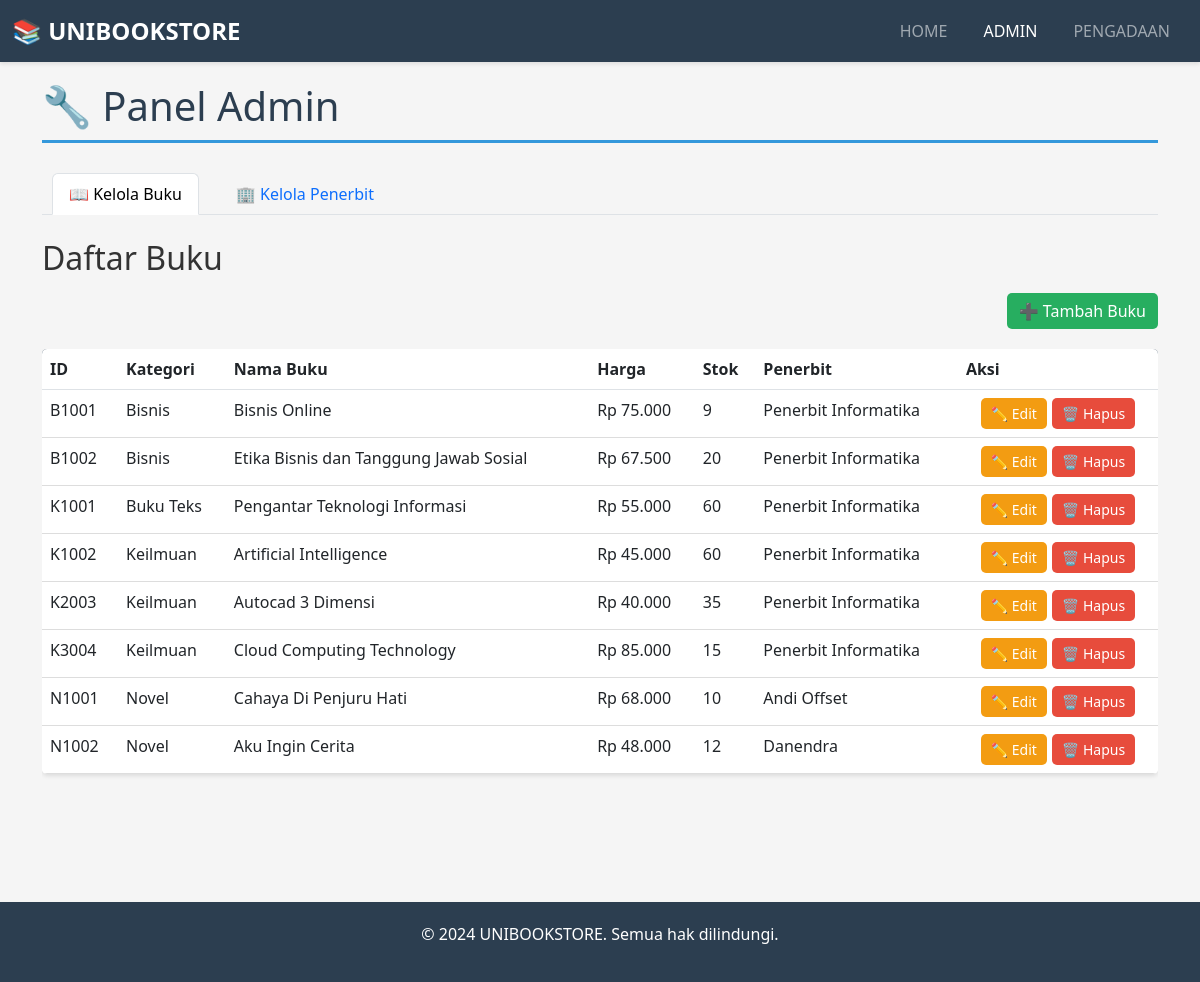
The app's page /admin.php with its own data.
### tables this page shows
CREATE TABLE IF NOT EXISTS `buku` (
  `id_buku` varchar(10) NOT NULL,
  `kategori` varchar(50) NOT NULL,
  `nama_buku` varchar(150) NOT NULL,
  `harga` int(11) NOT NULL,
  `stok` int(11) NOT NULL,
  `id_penerbit` varchar(10) NOT NULL,
  `gambar` varchar(255) NULL,
  PRIMARY KEY (`id_buku`),
  KEY `id_penerbit` (`id_penerbit`),
  CONSTRAINT `buku_ibfk_1` FOREIGN KEY (`id_penerbit`) REFERENCES `penerbit` (`id_penerbit`) ON DELETE CASCADE
);

CREATE TABLE IF NOT EXISTS `penerbit` (
  `id_penerbit` varchar(10) NOT NULL,
  `nama` varchar(100) NOT NULL,
  `alamat` text NOT NULL,
  `kota` varchar(50) NOT NULL,
  `telepon` varchar(15) NOT NULL,
  PRIMARY KEY (`id_penerbit`)
);

### admin.php (the view, shortened to what this page needs)
<?php
include 'config/koneksi.php';
$tab = isset($_GET['tab']) ? $_GET['tab'] : 'buku';
?>
<!DOCTYPE html>
<html lang="id">
<head>
    <link href="https://cdn.jsdelivr.net/npm/bootstrap@5.3.0/dist/css/bootstrap.min.css" rel="stylesheet">
    <link rel="stylesheet" href="assets/style.css">
</head>
<body>
    <nav class="navbar navbar-expand-lg navbar-dark">
        <div class="container-fluid">
            <a class="navbar-brand" href="index.php">📚 UNIBOOKSTORE</a>
            <div class="collapse navbar-collapse" id="navbarNav">
                <ul class="navbar-nav ms-auto">
                    <li class="nav-item">
                        <a class="nav-link" href="index.php">HOME</a>
                    </li>
                    <li class="nav-item">
                        <a class="nav-link active" href="admin.php">ADMIN</a>
                    </li>
                    <li class="nav-item">
                        <a class="nav-link" href="pengadaan.php">PENGADAAN</a>
                    </li>
                </ul>
            </div>
        </div>
    </nav>
    <div class="container container-main">
        <h1 class="page-title">🔧 Panel Admin</h1>
        <ul class="nav nav-tabs mb-4" role="tablist">
            <li class="nav-item">
                <a class="nav-link <?php echo ($tab == 'buku') ? 'active' : ''; ?>"
                   href="admin.php?tab=buku">
                   📖 Kelola Buku
                </a>
            </li>
            <li class="nav-item">
                <a class="nav-link <?php echo ($tab == 'penerbit') ? 'active' : ''; ?>"
                   href="admin.php?tab=penerbit">
                   🏢 Kelola Penerbit
                </a>
            </li>
        </ul>
        <?php if ($tab == 'buku'): ?>
            <div class="tab-pane active">
                <h2 class="mb-3">Daftar Buku</h2>
                <div class="add-button-section">
                    <button class="btn btn-success" data-bs-toggle="modal" data-bs-target="#modalTambahBuku">
                        ➕ Tambah Buku
                    </button>
                </div>
                <?php
                $query_buku = "SELECT b.id_buku, b.kategori, b.nama_buku, b.harga, b.stok, p.nama as nama_penerbit, b.id_penerbit
                              FROM buku b
                              JOIN penerbit p ON b.id_penerbit = p.id_penerbit
                              ORDER BY b.id_buku ASC";
                $result_buku = mysqli_query($koneksi, $query_buku);
                $total_buku = mysqli_num_rows($result_buku);
                ?>
                <?php if ($total_buku > 0): ?>
                    <div class="table-responsive">
                        <table class="table table-hover">
                            <thead>
                                <tr>
                                    <th>ID</th>
                                    <th>Kategori</th>
                                    <th>Nama Buku</th>
                                    <th>Harga</th>
                                    <th>Stok</th>
                                    <th>Penerbit</th>
                                    <th>Aksi</th>
                                </tr>
                            </thead>
                            <tbody>
                                <?php while ($row = mysqli_fetch_assoc($result_buku)): ?>
                                    <tr>
                                        <td><?php echo htmlspecialchars($row['id_buku']); ?></td>
                                        <td><?php echo htmlspecialchars($row['kategori']); ?></td>
                                        <td><?php echo htmlspecialchars($row['nama_buku']); ?></td>
                                        <td>Rp <?php echo number_format($row['harga'], 0, ',', '.'); ?></td>
                                        <td><?php echo $row['stok']; ?></td>
                                        <td><?php echo htmlspecialchars($row['nama_penerbit']); ?></td>
                                        <td>
                                            <div class="action-buttons">
                                                <button class="btn btn-warning btn-sm"
                                                    data-bs-toggle="modal"
                                                    data-bs-target="#modalEditBuku"
                                                    onclick="editBuku('<?php echo $row['id_buku']; ?>', '<?php echo addslashes($row['kategori']); ?>', '<?php echo addslashes($row['nama_buku']); ?>', '<?php echo $row['harga']; ?>', '<?php echo $row['stok']; ?>', '<?php echo $row['id_penerbit']; ?>')">
                                                    ✏️ Edit
                                                </button>
                                                <a href="proses_buku.php?action=delete&id=<?php echo $row['id_buku']; ?>"
                                                   class="btn btn-danger btn-sm"
                                                   onclick="return confirm('Yakin ingin menghapus buku ini?')">
                                                    🗑️ Hapus
                                                </a>
                                            </div>
                                        </td>
                                    </tr>
                                <?php endwhile; ?>
                            </tbody>
                        </table>
                    </div>
                <?php else: ?>
                    <div class="alert alert-info">Belum ada data buku.</div>
                <?php endif; ?>
            </div>
        <?php endif; ?>
    </div>
    <footer>
        <p>&copy; 2024 UNIBOOKSTORE. Semua hak dilindungi.</p>
    </footer>
</body>
</html>

### assets/style.css (style rules this page uses)
* { margin: 0; padding: 0; box-sizing: border-box; }
body { font-family: 'Segoe UI', Tahoma, Geneva, Verdana, sans-serif; background-color: #f5f5f5; color: #333; }
.navbar { box-shadow: 0 2px 4px rgba(0,0,0,0.1); background-color: #2c3e50 !important; }
.navbar-brand { font-weight: bold; font-size: 1.5rem; color: #fff !important; }
.nav-link { margin: 0 10px; transition: color 0.3s; }
.container-main { min-height: 100vh; padding-top: 20px; padding-bottom: 40px; }
.page-title { color: #2c3e50; margin-bottom: 30px; border-bottom: 3px solid #3498db; padding-bottom: 10px; }
.table { background-color: white; border-radius: 5px; overflow: hidden; box-shadow: 0 2px 4px rgba(0,0,0,0.1); }
.table thead { background-color: #34495e; color: white; }
.table tbody tr { border-bottom: 1px solid #ddd; }
.btn { border-radius: 5px; font-weight: 500; transition: all 0.3s; }
.btn-success { background-color: #27ae60; border: none; color: white; }
.btn-warning { background-color: #f39c12; border: none; color: white; }
.btn-danger { background-color: #e74c3c; border: none; color: white; }
.btn-sm { padding: 5px 10px; font-size: 0.875rem; }
.action-buttons { display: flex; gap: 5px; justify-content: center; }
.add-button-section { margin-bottom: 20px; text-align: right; }
footer { background-color: #2c3e50; color: white; text-align: center; padding: 20px; margin-top: 40px; }

### records on screen
buku: id_buku "B1001", kategori "Bisnis", nama_buku "Bisnis Online", harga "75.000", stok "9", id_penerbit.nama "Penerbit Informatika"
buku: id_buku "B1002", kategori "Bisnis", nama_buku "Etika Bisnis dan Tanggung Jawab Sosial", harga "67.500", stok "20", id_penerbit.nama "Penerbit Informatika"
buku: id_buku "K1001", kategori "Buku Teks", nama_buku "Pengantar Teknologi Informasi", harga "55.000", stok "60", id_penerbit.nama "Penerbit Informatika"
buku: id_buku "K1002", kategori "Keilmuan", nama_buku "Artificial Intelligence", harga "45.000", stok "60", id_penerbit.nama "Penerbit Informatika"
buku: id_buku "K2003", kategori "Keilmuan", nama_buku "Autocad 3 Dimensi", harga "40.000", stok "35", id_penerbit.nama "Penerbit Informatika"
buku: id_buku "K3004", kategori "Keilmuan", nama_buku "Cloud Computing Technology", harga "85.000", stok "15", id_penerbit.nama "Penerbit Informatika"
buku: id_buku "N1001", kategori "Novel", nama_buku "Cahaya Di Penjuru Hati", harga "68.000", stok "10", id_penerbit.nama "Andi Offset"
buku: id_buku "N1002", kategori "Novel", nama_buku "Aku Ingin Cerita", harga "48.000", stok "12", id_penerbit.nama "Danendra"
